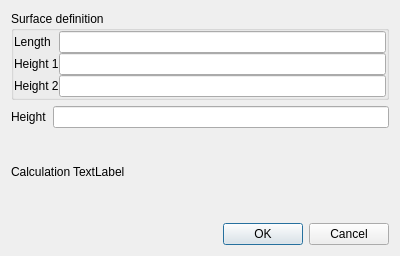
<?xml version="1.0" encoding="UTF-8"?>
<ui version="4.0">
 <class>dlgPrismaVolume</class>
 <widget class="QDialog" name="dlgPrismaVolume">
  <property name="geometry">
   <rect>
    <x>0</x>
    <y>0</y>
    <width>400</width>
    <height>256</height>
   </rect>
  </property>
  <property name="windowTitle">
   <string>Dialog</string>
  </property>
  <layout class="QVBoxLayout" name="verticalLayout">
   <item>
    <widget class="QGroupBox" name="groupBox">
     <property name="title">
      <string>Surface definition</string>
     </property>
     <layout class="QHBoxLayout" name="horizontalLayout">
      <property name="spacing">
       <number>0</number>
      </property>
      <property name="margin">
       <number>0</number>
      </property>
      <item>
       <layout class="QFormLayout" name="formLayout">
        <property name="fieldGrowthPolicy">
         <enum>QFormLayout::AllNonFixedFieldsGrow</enum>
        </property>
        <item row="0" column="0">
         <widget class="QLabel" name="label">
          <property name="text">
           <string>Length</string>
          </property>
         </widget>
        </item>
        <item row="0" column="1">
         <widget class="QLineEdit" name="txtLargo"/>
        </item>
        <item row="1" column="0">
         <widget class="QLabel" name="label_2">
          <property name="text">
           <string>Height 1</string>
          </property>
         </widget>
        </item>
        <item row="1" column="1">
         <widget class="QLineEdit" name="txtAlto1"/>
        </item>
        <item row="2" column="0">
         <widget class="QLabel" name="label_3">
          <property name="text">
           <string>Height 2</string>
          </property>
         </widget>
        </item>
        <item row="2" column="1">
         <widget class="QLineEdit" name="txtAlto2"/>
        </item>
       </layout>
      </item>
     </layout>
    </widget>
   </item>
   <item>
    <layout class="QFormLayout" name="formLayout_2">
     <item row="0" column="0">
      <widget class="QLabel" name="label_4">
       <property name="text">
        <string>Height</string>
       </property>
      </widget>
     </item>
     <item row="0" column="1">
      <widget class="QLineEdit" name="txtHeight2"/>
     </item>
    </layout>
   </item>
   <item>
    <layout class="QFormLayout" name="formLayout_3">
     <property name="horizontalSpacing">
      <number>2</number>
     </property>
     <property name="verticalSpacing">
      <number>2</number>
     </property>
     <item row="0" column="0">
      <widget class="QLabel" name="label_5">
       <property name="text">
        <string>Calculation</string>
       </property>
      </widget>
     </item>
     <item row="0" column="1">
      <widget class="QLabel" name="lblFormula">
       <property name="text">
        <string>TextLabel</string>
       </property>
      </widget>
     </item>
    </layout>
   </item>
   <item>
    <widget class="QDialogButtonBox" name="buttonBox">
     <property name="orientation">
      <enum>Qt::Horizontal</enum>
     </property>
     <property name="standardButtons">
      <set>QDialogButtonBox::Cancel|QDialogButtonBox::Ok</set>
     </property>
    </widget>
   </item>
  </layout>
 </widget>
 <resources/>
 <connections>
  <connection>
   <sender>buttonBox</sender>
   <signal>accepted()</signal>
   <receiver>dlgPrismaVolume</receiver>
   <slot>accept()</slot>
   <hints>
    <hint type="sourcelabel">
     <x>248</x>
     <y>254</y>
    </hint>
    <hint type="destinationlabel">
     <x>157</x>
     <y>274</y>
    </hint>
   </hints>
  </connection>
  <connection>
   <sender>buttonBox</sender>
   <signal>rejected()</signal>
   <receiver>dlgPrismaVolume</receiver>
   <slot>reject()</slot>
   <hints>
    <hint type="sourcelabel">
     <x>316</x>
     <y>260</y>
    </hint>
    <hint type="destinationlabel">
     <x>286</x>
     <y>274</y>
    </hint>
   </hints>
  </connection>
 </connections>
</ui>
